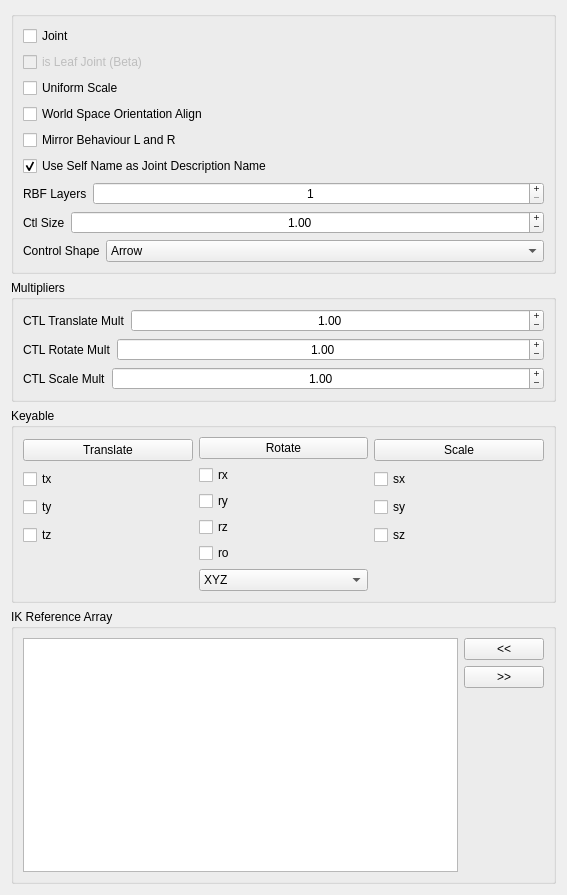
<?xml version="1.0" encoding="UTF-8"?>
<ui version="4.0">
 <class>Form</class>
 <widget class="QWidget" name="Form">
  <property name="geometry">
   <rect>
    <x>0</x>
    <y>0</y>
    <width>567</width>
    <height>895</height>
   </rect>
  </property>
  <property name="windowTitle">
   <string>Form</string>
  </property>
  <layout class="QGridLayout" name="gridLayout">
   <item row="0" column="0">
    <widget class="QGroupBox" name="groupBox">
     <property name="title">
      <string/>
     </property>
     <layout class="QGridLayout" name="gridLayout_2">
      <item row="0" column="0">
       <layout class="QVBoxLayout" name="verticalLayout_4">
        <item>
         <widget class="QCheckBox" name="joint_checkBox">
          <property name="text">
           <string>Joint</string>
          </property>
         </widget>
        </item>
        <item>
         <widget class="QCheckBox" name="leafJoint_checkBox">
          <property name="enabled">
           <bool>false</bool>
          </property>
          <property name="toolTip">
           <string>&lt;html&gt;&lt;head/&gt;&lt;body&gt;&lt;p&gt;When &amp;quot;&lt;span style=&quot; font-weight:600;&quot;&gt;is Leaf Joint&lt;/span&gt;&amp;quot; is checked, the component will create only the joint without the controls&lt;/p&gt;&lt;p&gt;As the name indicates this option is meant to create leaf joints, but you can use it also to create &amp;quot;branches&amp;quot;&lt;/p&gt;&lt;p&gt;Leaf joint can be used as a deformation helpers or/and games pipelines&lt;/p&gt;&lt;/body&gt;&lt;/html&gt;</string>
          </property>
          <property name="text">
           <string>is Leaf Joint (Beta)</string>
          </property>
         </widget>
        </item>
        <item>
         <widget class="QCheckBox" name="uniScale_checkBox">
          <property name="text">
           <string>Uniform Scale</string>
          </property>
         </widget>
        </item>
        <item>
         <widget class="QCheckBox" name="neutralRotation_checkBox">
          <property name="toolTip">
           <string>&lt;html&gt;&lt;head/&gt;&lt;body&gt;&lt;p&gt;If is active, it will align the control with world space&lt;/p&gt;&lt;/body&gt;&lt;/html&gt;</string>
          </property>
          <property name="text">
           <string>World Space Orientation Align</string>
          </property>
         </widget>
        </item>
        <item>
         <widget class="QCheckBox" name="mirrorBehaviour_checkBox">
          <property name="toolTip">
           <string>&lt;html&gt;&lt;head/&gt;&lt;body&gt;&lt;p&gt;If is active, the control will have symmetrical behaviour on Left and Right side.&lt;/p&gt;&lt;p&gt;&lt;br/&gt;&lt;/p&gt;&lt;p&gt;WARNING: There is a bug in Maya 2018 and 2018.1 that will result in an incorrect behaviour, because this option will negate one of the axis. Other Maya version should be ok.&lt;/p&gt;&lt;/body&gt;&lt;/html&gt;</string>
          </property>
          <property name="text">
           <string>Mirror Behaviour L and R</string>
          </property>
         </widget>
        </item>
        <item>
         <widget class="QCheckBox" name="descriptionName_checkBox">
          <property name="toolTip">
           <string>&lt;html&gt;&lt;head/&gt;&lt;body&gt;&lt;p&gt;If checked will use the component name as description name for joints. This is ideal for the default EPIC naming system.&lt;br/&gt;If we are using default mGear's naming system, is recommended to uncheck this option to avoid repetition in the names.&lt;/p&gt;&lt;/body&gt;&lt;/html&gt;</string>
          </property>
          <property name="text">
           <string notr="true">Use Self Name as Joint Description Name</string>
          </property>
          <property name="checked">
           <bool>true</bool>
          </property>
         </widget>
        </item>
        <item>
         <layout class="QHBoxLayout" name="horizontalLayout_4">
          <item>
           <widget class="QLabel" name="rbfLayers_label">
            <property name="text">
             <string>RBF Layers</string>
            </property>
           </widget>
          </item>
          <item>
           <widget class="QSpinBox" name="rbfLayers_spinBox">
            <property name="sizePolicy">
             <sizepolicy hsizetype="Expanding" vsizetype="Fixed">
              <horstretch>0</horstretch>
              <verstretch>0</verstretch>
             </sizepolicy>
            </property>
            <property name="wrapping">
             <bool>false</bool>
            </property>
            <property name="alignment">
             <set>Qt::AlignCenter</set>
            </property>
            <property name="buttonSymbols">
             <enum>QAbstractSpinBox::PlusMinus</enum>
            </property>
            <property name="minimum">
             <number>1</number>
            </property>
           </widget>
          </item>
         </layout>
        </item>
        <item>
         <layout class="QHBoxLayout" name="horizontalLayout_3">
          <item>
           <widget class="QLabel" name="ctlSize_label">
            <property name="text">
             <string>Ctl Size</string>
            </property>
           </widget>
          </item>
          <item>
           <widget class="QDoubleSpinBox" name="ctlSize_doubleSpinBox">
            <property name="sizePolicy">
             <sizepolicy hsizetype="Expanding" vsizetype="Fixed">
              <horstretch>0</horstretch>
              <verstretch>0</verstretch>
             </sizepolicy>
            </property>
            <property name="wrapping">
             <bool>false</bool>
            </property>
            <property name="alignment">
             <set>Qt::AlignCenter</set>
            </property>
            <property name="buttonSymbols">
             <enum>QAbstractSpinBox::PlusMinus</enum>
            </property>
            <property name="minimum">
             <double>0.010000000000000</double>
            </property>
            <property name="maximum">
             <double>20000.000000000000000</double>
            </property>
            <property name="value">
             <double>1.000000000000000</double>
            </property>
           </widget>
          </item>
         </layout>
        </item>
        <item>
         <layout class="QHBoxLayout" name="horizontalLayout_2">
          <item>
           <widget class="QLabel" name="controlShape_label">
            <property name="text">
             <string notr="true">Control Shape</string>
            </property>
           </widget>
          </item>
          <item>
           <widget class="QComboBox" name="controlShape_comboBox">
            <property name="sizePolicy">
             <sizepolicy hsizetype="Expanding" vsizetype="Fixed">
              <horstretch>0</horstretch>
              <verstretch>0</verstretch>
             </sizepolicy>
            </property>
            <item>
             <property name="text">
              <string>Arrow</string>
             </property>
            </item>
            <item>
             <property name="text">
              <string>Circle</string>
             </property>
            </item>
            <item>
             <property name="text">
              <string>Compas</string>
             </property>
            </item>
            <item>
             <property name="text">
              <string>Cross</string>
             </property>
            </item>
            <item>
             <property name="text">
              <string>Crossarrow</string>
             </property>
            </item>
            <item>
             <property name="text">
              <string>Cube</string>
             </property>
            </item>
            <item>
             <property name="text">
              <string>Cubewithpeak</string>
             </property>
            </item>
            <item>
             <property name="text">
              <string>Cylinder</string>
             </property>
            </item>
            <item>
             <property name="text">
              <string>Diamond</string>
             </property>
            </item>
            <item>
             <property name="text">
              <string>Flower</string>
             </property>
            </item>
            <item>
             <property name="text">
              <string>Null</string>
             </property>
            </item>
            <item>
             <property name="text">
              <string>Pyramid</string>
             </property>
            </item>
            <item>
             <property name="text">
              <string>Sphere</string>
             </property>
            </item>
            <item>
             <property name="text">
              <string>Square</string>
             </property>
            </item>
           </widget>
          </item>
         </layout>
        </item>
       </layout>
      </item>
     </layout>
    </widget>
   </item>
   <item row="4" column="0">
    <widget class="QGroupBox" name="ikRefArray_groupBox">
     <property name="title">
      <string>IK Reference Array</string>
     </property>
     <layout class="QGridLayout" name="gridLayout_3">
      <item row="0" column="0">
       <layout class="QHBoxLayout" name="ikRefArray_horizontalLayout">
        <item>
         <layout class="QVBoxLayout" name="ikRefArray_verticalLayout_1">
          <item>
           <widget class="QListWidget" name="ikRefArray_listWidget">
            <property name="dragDropOverwriteMode">
             <bool>true</bool>
            </property>
            <property name="dragDropMode">
             <enum>QAbstractItemView::InternalMove</enum>
            </property>
            <property name="defaultDropAction">
             <enum>Qt::MoveAction</enum>
            </property>
            <property name="alternatingRowColors">
             <bool>true</bool>
            </property>
            <property name="selectionMode">
             <enum>QAbstractItemView::ExtendedSelection</enum>
            </property>
            <property name="selectionRectVisible">
             <bool>false</bool>
            </property>
           </widget>
          </item>
         </layout>
        </item>
        <item>
         <layout class="QVBoxLayout" name="ikRefArray_verticalLayout_2">
          <item>
           <widget class="QPushButton" name="ikRefArrayAdd_pushButton">
            <property name="text">
             <string>&lt;&lt;</string>
            </property>
           </widget>
          </item>
          <item>
           <widget class="QPushButton" name="ikRefArrayRemove_pushButton">
            <property name="text">
             <string>&gt;&gt;</string>
            </property>
           </widget>
          </item>
          <item>
           <spacer name="ikRefArray_verticalSpacer">
            <property name="orientation">
             <enum>Qt::Vertical</enum>
            </property>
            <property name="sizeHint" stdset="0">
             <size>
              <width>20</width>
              <height>40</height>
             </size>
            </property>
           </spacer>
          </item>
         </layout>
        </item>
       </layout>
      </item>
     </layout>
    </widget>
   </item>
   <item row="2" column="0">
    <widget class="QGroupBox" name="keyable_groupBox">
     <property name="title">
      <string>Keyable</string>
     </property>
     <layout class="QGridLayout" name="gridLayout_4">
      <item row="0" column="0">
       <layout class="QHBoxLayout" name="horizontalLayout">
        <item>
         <layout class="QVBoxLayout" name="verticalLayout">
          <property name="sizeConstraint">
           <enum>QLayout::SetMinimumSize</enum>
          </property>
          <item>
           <widget class="QPushButton" name="translate_pushButton">
            <property name="text">
             <string>Translate</string>
            </property>
           </widget>
          </item>
          <item>
           <widget class="QCheckBox" name="tx_checkBox">
            <property name="text">
             <string>tx</string>
            </property>
           </widget>
          </item>
          <item>
           <widget class="QCheckBox" name="ty_checkBox">
            <property name="text">
             <string>ty</string>
            </property>
           </widget>
          </item>
          <item>
           <widget class="QCheckBox" name="tz_checkBox">
            <property name="text">
             <string>tz</string>
            </property>
           </widget>
          </item>
          <item>
           <spacer name="verticalSpacer_2">
            <property name="orientation">
             <enum>Qt::Vertical</enum>
            </property>
            <property name="sizeType">
             <enum>QSizePolicy::Minimum</enum>
            </property>
            <property name="sizeHint" stdset="0">
             <size>
              <width>20</width>
              <height>40</height>
             </size>
            </property>
           </spacer>
          </item>
         </layout>
        </item>
        <item>
         <layout class="QVBoxLayout" name="verticalLayout_2">
          <property name="sizeConstraint">
           <enum>QLayout::SetMinimumSize</enum>
          </property>
          <item>
           <widget class="QPushButton" name="rotate_pushButton">
            <property name="text">
             <string>Rotate</string>
            </property>
           </widget>
          </item>
          <item>
           <widget class="QCheckBox" name="rx_checkBox">
            <property name="text">
             <string>rx</string>
            </property>
           </widget>
          </item>
          <item>
           <widget class="QCheckBox" name="ry_checkBox">
            <property name="text">
             <string>ry</string>
            </property>
           </widget>
          </item>
          <item>
           <widget class="QCheckBox" name="rz_checkBox">
            <property name="text">
             <string>rz</string>
            </property>
           </widget>
          </item>
          <item>
           <widget class="QCheckBox" name="ro_checkBox">
            <property name="text">
             <string>ro</string>
            </property>
           </widget>
          </item>
          <item>
           <widget class="QComboBox" name="ro_comboBox">
            <item>
             <property name="text">
              <string>XYZ</string>
             </property>
            </item>
            <item>
             <property name="text">
              <string>YZX</string>
             </property>
            </item>
            <item>
             <property name="text">
              <string>ZXY</string>
             </property>
            </item>
            <item>
             <property name="text">
              <string>XZY</string>
             </property>
            </item>
            <item>
             <property name="text">
              <string>YXZ</string>
             </property>
            </item>
            <item>
             <property name="text">
              <string>ZYX</string>
             </property>
            </item>
           </widget>
          </item>
         </layout>
        </item>
        <item>
         <layout class="QVBoxLayout" name="verticalLayout_3">
          <item>
           <widget class="QPushButton" name="scale_pushButton">
            <property name="text">
             <string>Scale</string>
            </property>
           </widget>
          </item>
          <item>
           <widget class="QCheckBox" name="sx_checkBox">
            <property name="text">
             <string>sx</string>
            </property>
           </widget>
          </item>
          <item>
           <widget class="QCheckBox" name="sy_checkBox">
            <property name="text">
             <string>sy</string>
            </property>
           </widget>
          </item>
          <item>
           <widget class="QCheckBox" name="sz_checkBox">
            <property name="text">
             <string>sz</string>
            </property>
           </widget>
          </item>
          <item>
           <spacer name="verticalSpacer">
            <property name="orientation">
             <enum>Qt::Vertical</enum>
            </property>
            <property name="sizeType">
             <enum>QSizePolicy::Minimum</enum>
            </property>
            <property name="sizeHint" stdset="0">
             <size>
              <width>20</width>
              <height>40</height>
             </size>
            </property>
           </spacer>
          </item>
         </layout>
        </item>
       </layout>
      </item>
     </layout>
    </widget>
   </item>
   <item row="1" column="0">
    <widget class="QGroupBox" name="keyable_groupBox_2">
     <property name="title">
      <string>Multipliers</string>
     </property>
     <layout class="QGridLayout" name="gridLayout_5">
      <item row="1" column="0">
       <layout class="QHBoxLayout" name="horizontalLayout_7">
        <item>
         <widget class="QLabel" name="rbfLayers_label_3">
          <property name="text">
           <string>CTL Rotate Mult</string>
          </property>
         </widget>
        </item>
        <item>
         <widget class="QDoubleSpinBox" name="ctlRotMult_doubleSpinBox">
          <property name="sizePolicy">
           <sizepolicy hsizetype="Expanding" vsizetype="Fixed">
            <horstretch>0</horstretch>
            <verstretch>0</verstretch>
           </sizepolicy>
          </property>
          <property name="wrapping">
           <bool>false</bool>
          </property>
          <property name="alignment">
           <set>Qt::AlignCenter</set>
          </property>
          <property name="buttonSymbols">
           <enum>QAbstractSpinBox::PlusMinus</enum>
          </property>
          <property name="minimum">
           <double>0.010000000000000</double>
          </property>
          <property name="maximum">
           <double>20000.000000000000000</double>
          </property>
          <property name="value">
           <double>1.000000000000000</double>
          </property>
         </widget>
        </item>
       </layout>
      </item>
      <item row="2" column="0">
       <layout class="QHBoxLayout" name="horizontalLayout_8">
        <item>
         <widget class="QLabel" name="rbfLayers_label_4">
          <property name="text">
           <string>CTL Scale Mult</string>
          </property>
         </widget>
        </item>
        <item>
         <widget class="QDoubleSpinBox" name="ctlSclMult_doubleSpinBox">
          <property name="sizePolicy">
           <sizepolicy hsizetype="Expanding" vsizetype="Fixed">
            <horstretch>0</horstretch>
            <verstretch>0</verstretch>
           </sizepolicy>
          </property>
          <property name="wrapping">
           <bool>false</bool>
          </property>
          <property name="alignment">
           <set>Qt::AlignCenter</set>
          </property>
          <property name="buttonSymbols">
           <enum>QAbstractSpinBox::PlusMinus</enum>
          </property>
          <property name="minimum">
           <double>0.010000000000000</double>
          </property>
          <property name="maximum">
           <double>20000.000000000000000</double>
          </property>
          <property name="value">
           <double>1.000000000000000</double>
          </property>
         </widget>
        </item>
       </layout>
      </item>
      <item row="0" column="0">
       <layout class="QHBoxLayout" name="horizontalLayout_6">
        <item>
         <widget class="QLabel" name="ctlTransMult_label">
          <property name="text">
           <string>CTL Translate Mult</string>
          </property>
         </widget>
        </item>
        <item>
         <widget class="QDoubleSpinBox" name="ctlTransMult_doubleSpinBox">
          <property name="sizePolicy">
           <sizepolicy hsizetype="Expanding" vsizetype="Fixed">
            <horstretch>0</horstretch>
            <verstretch>0</verstretch>
           </sizepolicy>
          </property>
          <property name="wrapping">
           <bool>false</bool>
          </property>
          <property name="alignment">
           <set>Qt::AlignCenter</set>
          </property>
          <property name="buttonSymbols">
           <enum>QAbstractSpinBox::PlusMinus</enum>
          </property>
          <property name="minimum">
           <double>0.010000000000000</double>
          </property>
          <property name="maximum">
           <double>20000.000000000000000</double>
          </property>
          <property name="value">
           <double>1.000000000000000</double>
          </property>
         </widget>
        </item>
       </layout>
      </item>
     </layout>
    </widget>
   </item>
  </layout>
 </widget>
 <resources/>
 <connections>
  <connection>
   <sender>translate_pushButton</sender>
   <signal>clicked()</signal>
   <receiver>tx_checkBox</receiver>
   <slot>toggle()</slot>
   <hints>
    <hint type="sourcelabel">
     <x>95</x>
     <y>233</y>
    </hint>
    <hint type="destinationlabel">
     <x>52</x>
     <y>256</y>
    </hint>
   </hints>
  </connection>
  <connection>
   <sender>translate_pushButton</sender>
   <signal>clicked()</signal>
   <receiver>ty_checkBox</receiver>
   <slot>toggle()</slot>
   <hints>
    <hint type="sourcelabel">
     <x>95</x>
     <y>233</y>
    </hint>
    <hint type="destinationlabel">
     <x>89</x>
     <y>279</y>
    </hint>
   </hints>
  </connection>
  <connection>
   <sender>translate_pushButton</sender>
   <signal>clicked()</signal>
   <receiver>tz_checkBox</receiver>
   <slot>toggle()</slot>
   <hints>
    <hint type="sourcelabel">
     <x>95</x>
     <y>233</y>
    </hint>
    <hint type="destinationlabel">
     <x>95</x>
     <y>302</y>
    </hint>
   </hints>
  </connection>
  <connection>
   <sender>rotate_pushButton</sender>
   <signal>clicked()</signal>
   <receiver>rx_checkBox</receiver>
   <slot>toggle()</slot>
   <hints>
    <hint type="sourcelabel">
     <x>178</x>
     <y>228</y>
    </hint>
    <hint type="destinationlabel">
     <x>178</x>
     <y>251</y>
    </hint>
   </hints>
  </connection>
  <connection>
   <sender>rotate_pushButton</sender>
   <signal>clicked()</signal>
   <receiver>ry_checkBox</receiver>
   <slot>toggle()</slot>
   <hints>
    <hint type="sourcelabel">
     <x>178</x>
     <y>228</y>
    </hint>
    <hint type="destinationlabel">
     <x>178</x>
     <y>274</y>
    </hint>
   </hints>
  </connection>
  <connection>
   <sender>rotate_pushButton</sender>
   <signal>clicked()</signal>
   <receiver>rz_checkBox</receiver>
   <slot>toggle()</slot>
   <hints>
    <hint type="sourcelabel">
     <x>178</x>
     <y>228</y>
    </hint>
    <hint type="destinationlabel">
     <x>178</x>
     <y>297</y>
    </hint>
   </hints>
  </connection>
  <connection>
   <sender>rotate_pushButton</sender>
   <signal>clicked()</signal>
   <receiver>ro_checkBox</receiver>
   <slot>toggle()</slot>
   <hints>
    <hint type="sourcelabel">
     <x>178</x>
     <y>228</y>
    </hint>
    <hint type="destinationlabel">
     <x>178</x>
     <y>320</y>
    </hint>
   </hints>
  </connection>
  <connection>
   <sender>scale_pushButton</sender>
   <signal>clicked()</signal>
   <receiver>sx_checkBox</receiver>
   <slot>toggle()</slot>
   <hints>
    <hint type="sourcelabel">
     <x>261</x>
     <y>233</y>
    </hint>
    <hint type="destinationlabel">
     <x>261</x>
     <y>256</y>
    </hint>
   </hints>
  </connection>
  <connection>
   <sender>scale_pushButton</sender>
   <signal>clicked()</signal>
   <receiver>sy_checkBox</receiver>
   <slot>toggle()</slot>
   <hints>
    <hint type="sourcelabel">
     <x>261</x>
     <y>233</y>
    </hint>
    <hint type="destinationlabel">
     <x>261</x>
     <y>279</y>
    </hint>
   </hints>
  </connection>
  <connection>
   <sender>scale_pushButton</sender>
   <signal>clicked()</signal>
   <receiver>sz_checkBox</receiver>
   <slot>toggle()</slot>
   <hints>
    <hint type="sourcelabel">
     <x>261</x>
     <y>233</y>
    </hint>
    <hint type="destinationlabel">
     <x>261</x>
     <y>302</y>
    </hint>
   </hints>
  </connection>
 </connections>
</ui>
